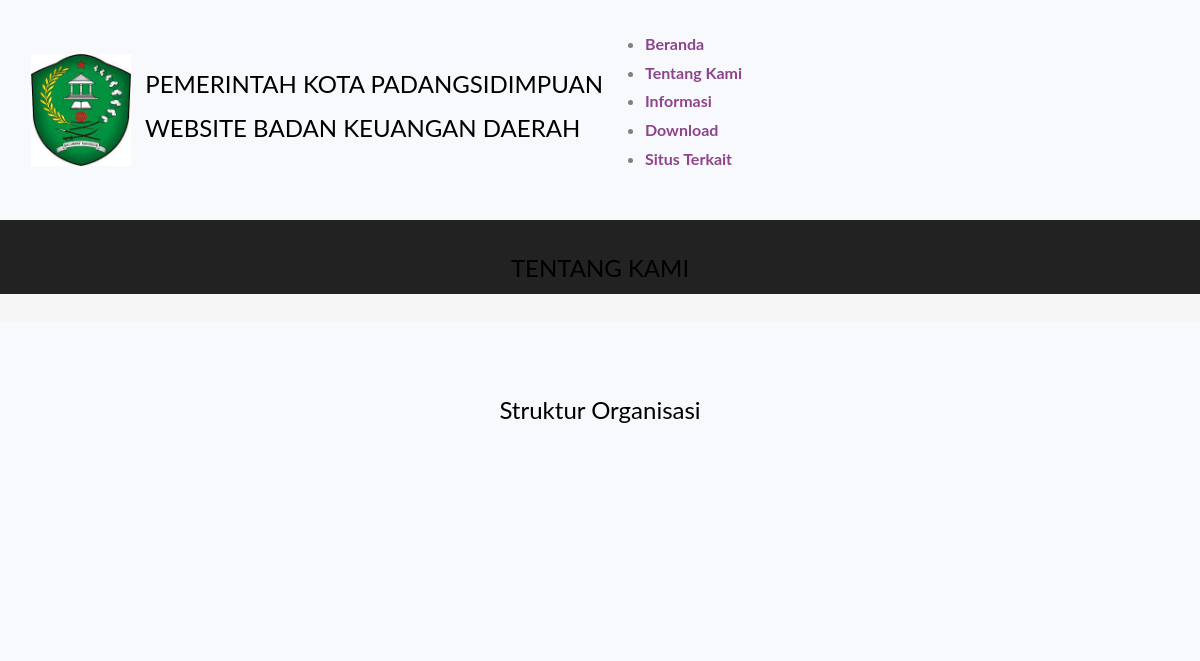
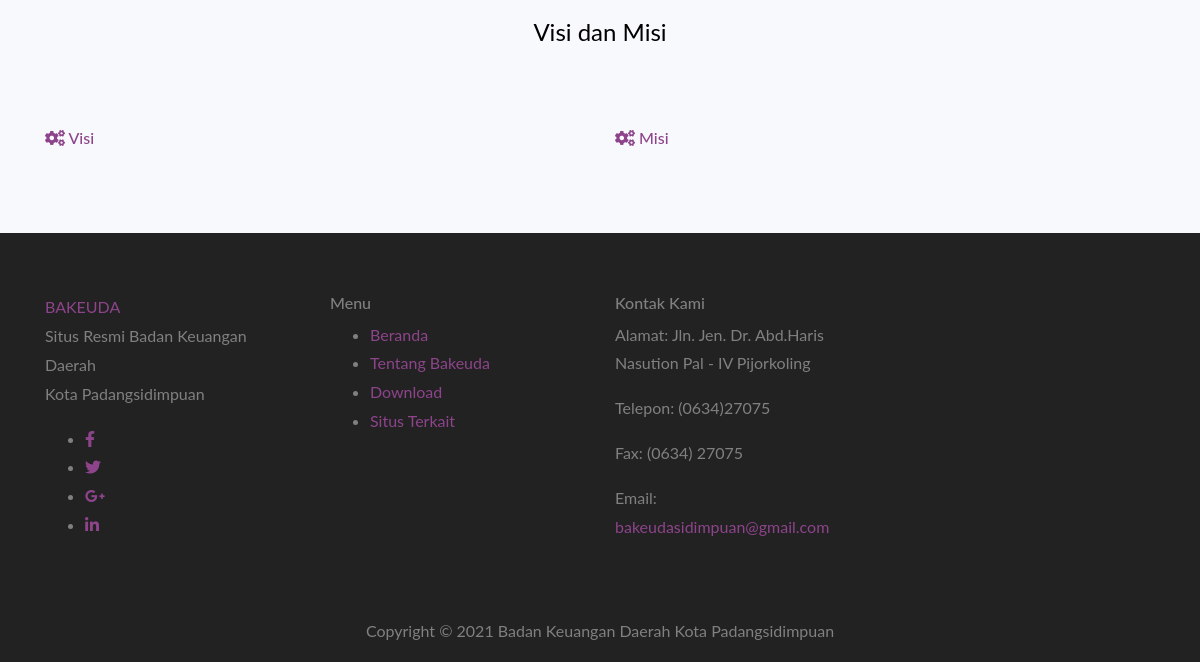
/index.php/galeri/tentangbakeuda, run on an earlier commit of the app's database (2 pictures, top to bottom).
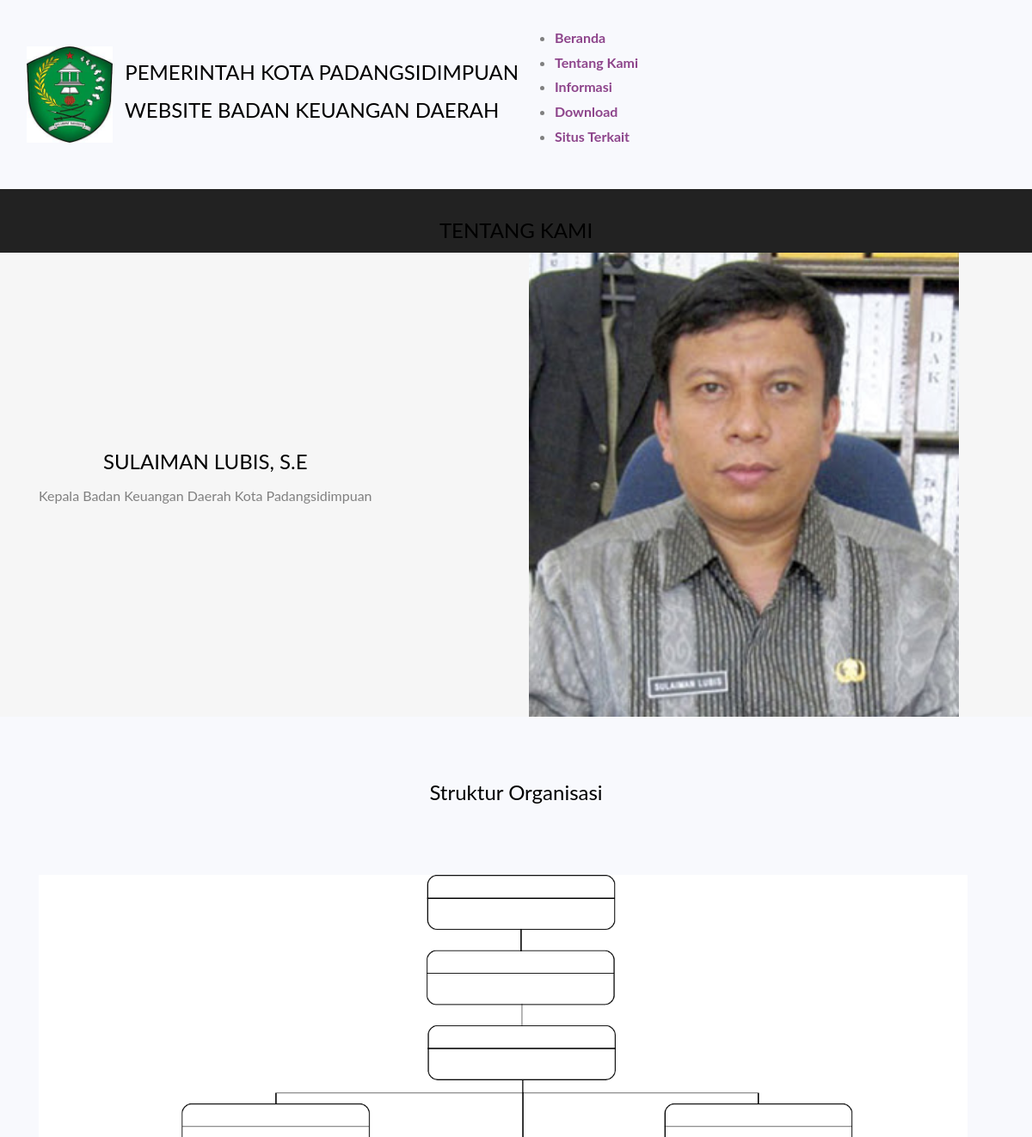
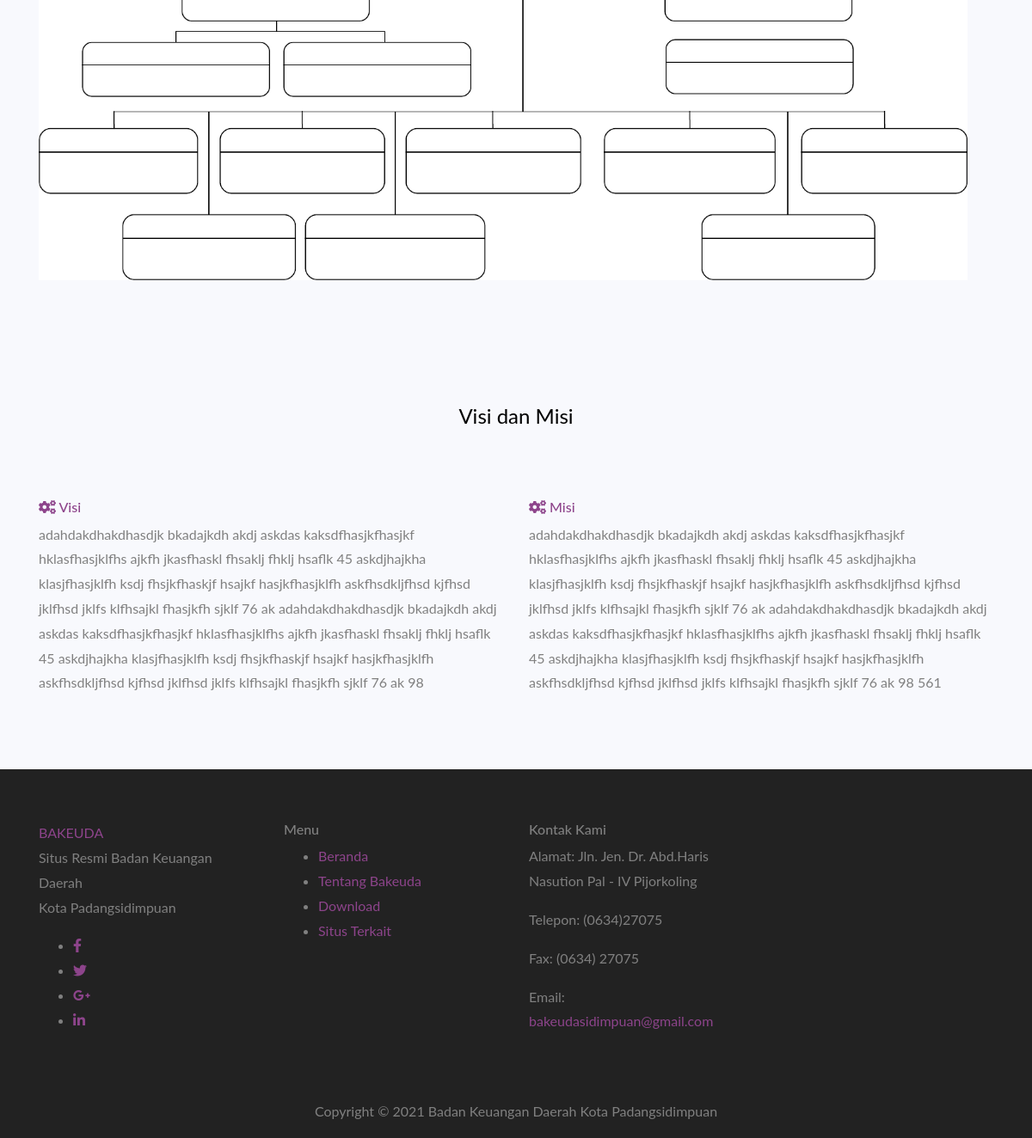
And on a later commit of the database (2 pictures, top to bottom).
### tables this page shows
CREATE TABLE `tbl_profil` (
  `id_profil` int(128) NOT NULL,
  `nama` varchar(128) NOT NULL,
  `jabatan` varchar(128) NOT NULL,
  `nama_berkas` varchar(128) NOT NULL
);

CREATE TABLE `tbl_tentangbakeuda` (
  `id_tentangbakeuda` int(11) NOT NULL,
  `judul` varchar(250) NOT NULL,
  `keterangan` varchar(999) NOT NULL
);

### application/controllers/Galeri.php (called while the page is built, shortened)
<?php
class Galeri extends CI_Controller {
	public function __construct()
	{
		$this->load->helper('url');
		$this->load->helper('form');
		$this->load->library('form_validation');
		$this->load->model('model_login');
		$this->load->model('model_download');
		$this->load->library('session');
	}
	public function tentangbakeuda()
	{
		$data['visi'] = $this->db->get_where('tbl_tentangbakeuda',['judul'=>'Visi'])->row();
		$data['misi'] = $this->db->get_where('tbl_tentangbakeuda',['judul'=>'Misi'])->row();
		$data['struktur'] = $this->db->get_where('tbl_tentangbakeuda',['judul'=>'Struktur'])->row();
		$data['profil'] = $this->db->get_where('tbl_profil',['id_profil'=>'1'])->row();
		$this->load->view('tentangbakeuda',$data);
	}
}

### index.php (called while the page is built, shortened)
<?php
require_once BASEPATH.'core/CodeIgniter.php';

### application/views/tentangbakeuda.php (the view, shortened to what this page needs)
<BR>
<div class="latest-project-area black-bg pt-30">
        <div class="container">
            <div class="row">
                <div class="col-lg-12 text-center">
                    <div class="section-title">
                        <h4>TENTANG KAMI</h4>
                    </div>
                </div>
            </div>
        </div>
    </div>
     <div class="working-with-us-area gray-bg">
        <div class="container">
            <div class="row">
                <div class="col-md-6 col-12 text-center d-flex align-items-center">
                    <div class="hire-us-content">
                        <div class="section-title">
                            <h4><?= $profil->nama ?></h4>
                        </div>
                        <p><?= $profil->jabatan ?></p>
                    </div>
                </div>
                <div class="col-md-6 d-none d-md-block">
                    <div class="hire-us-img">
                        <img src="<?php echo base_url('uploads/')?><?= $profil->nama_berkas ?>" width="500px" alt="">
                    </div>
                </div>
            </div>
        </div>
    </div>
<div class="choose-us-area pt-70 pb-70" id="page">
        <div class="container">
            <div class="row">
                <div class="col-lg-12 text-center mb-70">
                    <div class="section-title">
                        <h4>Struktur Organisasi</h4>
                    </div>
                </div>
            </div>
            <div class="row">
                <div  class="col-lg-6" >
                    <div class="single-choose-item">
                        <img src="<?php echo base_url('uploads/'.$struktur->keterangan)?>" width="1080px" alt="">
                    </div>
                </div>
            </div>
        </div>
    </div>
<div class="choose-us-area pt-70 pb-70" id="page">
        <div class="container">
            <div class="row">
                <div class="col-lg-12 text-center mb-70">
                    <div class="section-title">
                        <h4>Visi dan Misi</h4>
                    </div>
                </div>
            </div>
            <div class="row">
                <div class="col-lg-6">
                    <div class="single-choose-item">
                        <h6><a href="#"><i class="fas fa-cogs"></i> Visi </a></h6>
                        <p><?= $visi->keterangan ?></p>
                    </div>
                </div>
                <div class="col-lg-6">
                    <div class="single-choose-item">
                        <h6><a href="#"><i class="fas fa-cogs"></i> Misi </a></h6>
                        <p><?= $misi->keterangan ?></p> </div>
                </div>
            </div>
        </div>
    </div>

What changed in the data, as far as the page shows it:
added tbl_profil: nama "SULAIMAN LUBIS, S.E", jabatan "Kepala Badan Keuangan Daerah Kota Padangsidimpuan", nama_berkas (picture)
added tbl_tentangbakeuda: keterangan (picture)
added tbl_tentangbakeuda: keterangan "adahdakdhakdhasdjk bkadajkdh akdj askdas kaksdfhasjkfhasjkf hklasfhasjklfhs ajkfh jkasfhaskl fhsaklj fhklj hsaflk 45 askdjhajkha klasjfhasjklfh ksdj fhsjkfhaskjf hsajkf hasjkfhasjklfh askfhsdkljfhsd kjfhsd jklfhsd jklfs klfhsajkl fhasjkfh sjklf 76 ak adahdakdhakdhasdjk bkadajkdh akdj askdas kaksdfhasjkfhasjkf hklasfhasjklfhs ajkfh jkasfhaskl fhsaklj fhklj hsaflk 45 askdjhajkha klasjfhasjklfh ksdj fhsjkfhaskjf hsajkf hasjkfhasjklfh askfhsdkljfhsd kjfhsd jklfhsd jklfs klfhsajkl fhasjkfh sjklf 76 ak 98"
added tbl_tentangbakeuda: keterangan "adahdakdhakdhasdjk bkadajkdh akdj askdas kaksdfhasjkfhasjkf hklasfhasjklfhs ajkfh jkasfhaskl fhsaklj fhklj hsaflk 45 askdjhajkha klasjfhasjklfh ksdj fhsjkfhaskjf hsajkf hasjkfhasjklfh askfhsdkljfhsd kjfhsd jklfhsd jklfs klfhsajkl fhasjkfh sjklf 76 ak adahdakdhakdhasdjk bkadajkdh akdj askdas kaksdfhasjkfhasjkf hklasfhasjklfhs ajkfh jkasfhaskl fhsaklj fhklj hsaflk 45 askdjhajkha klasjfhasjklfh ksdj fhsjkfhaskjf hsajkf hasjkfhasjklfh askfhsdkljfhsd kjfhsd jklfhsd jklfs klfhsajkl fhasjkfh sjklf 76 ak 98 561"
